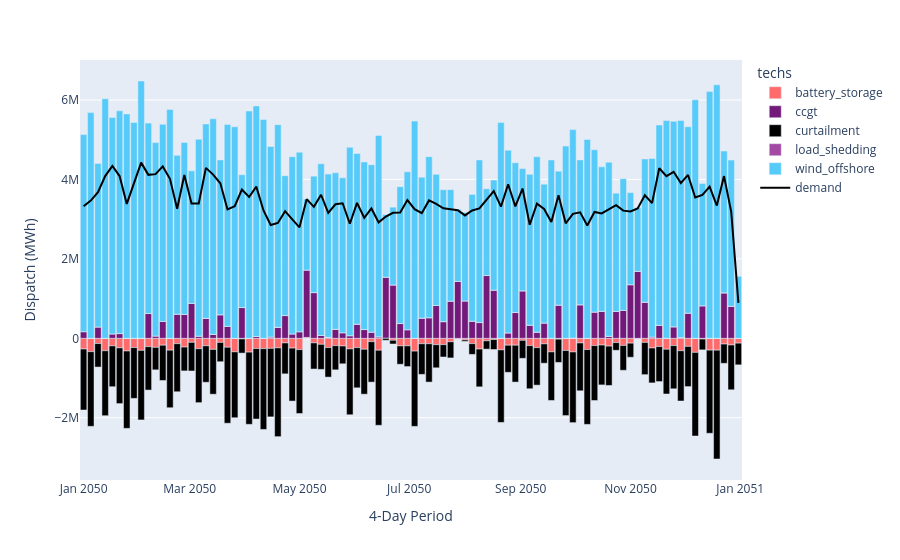

This figure's notebook cell:
### Code cell
# 4-day dispatch â€” scenario_name
plot_dispatch_4day(
    model_path=f"results/{scenario_name}_results.nc",
    plot_export_path=f"results/{scenario_name}_dispatch_4day.html",
)
